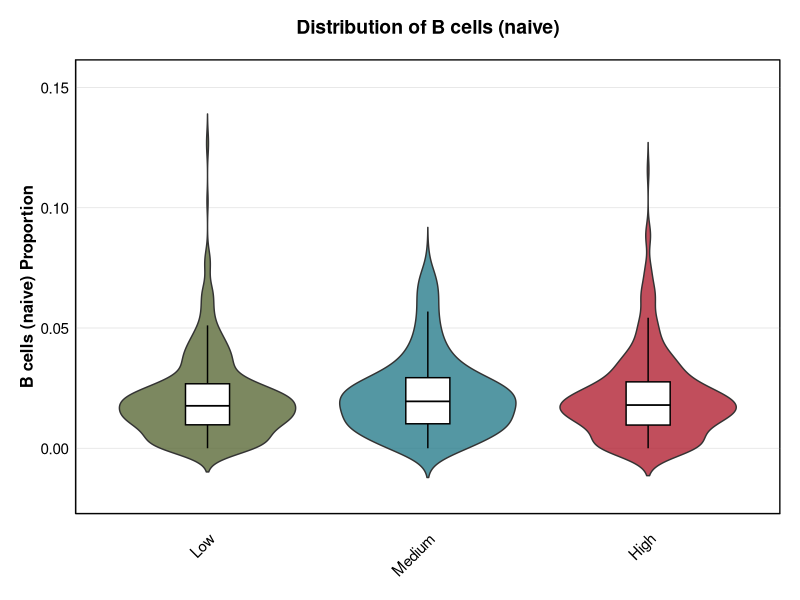
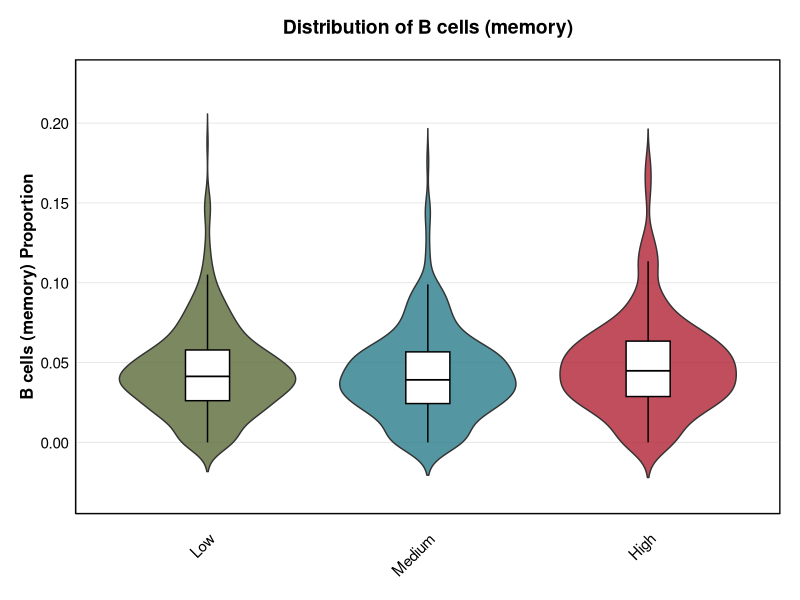
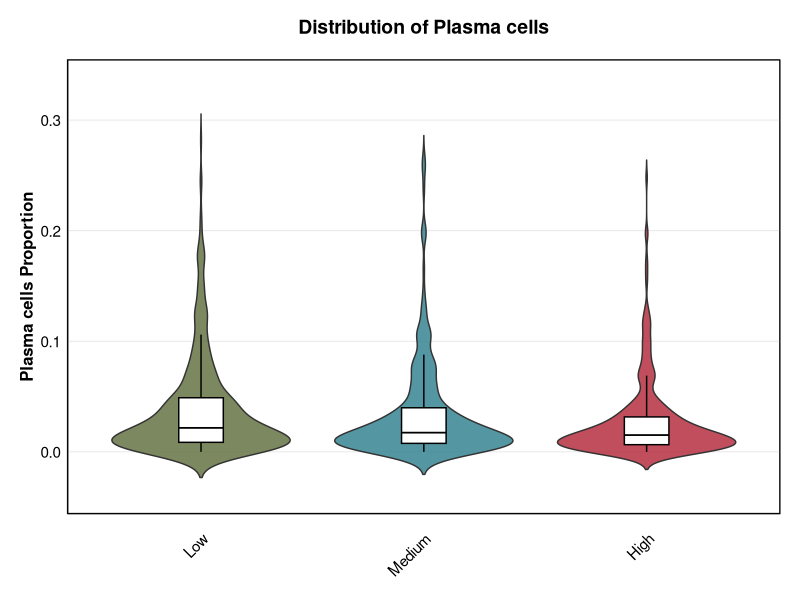
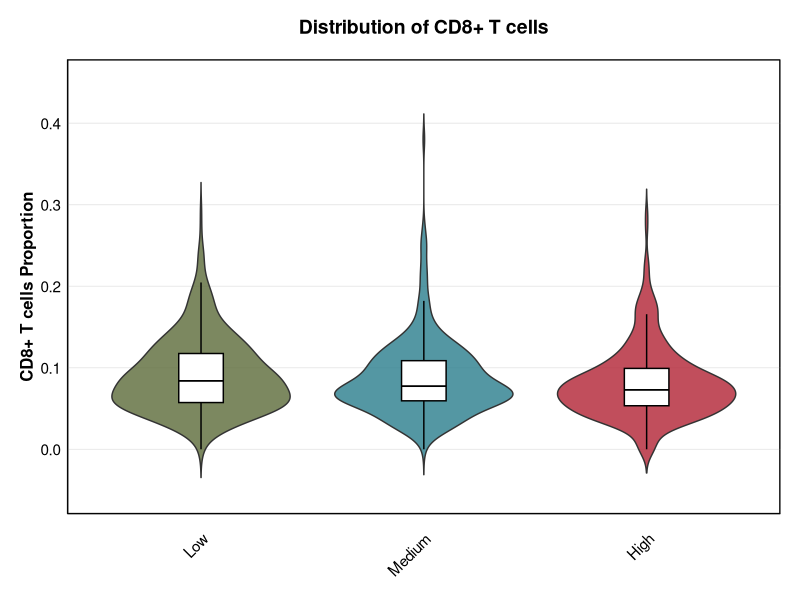
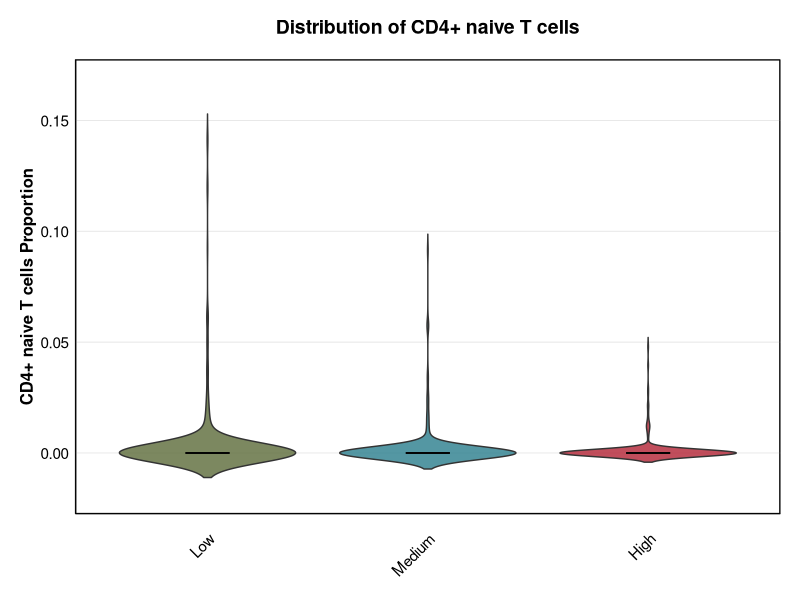
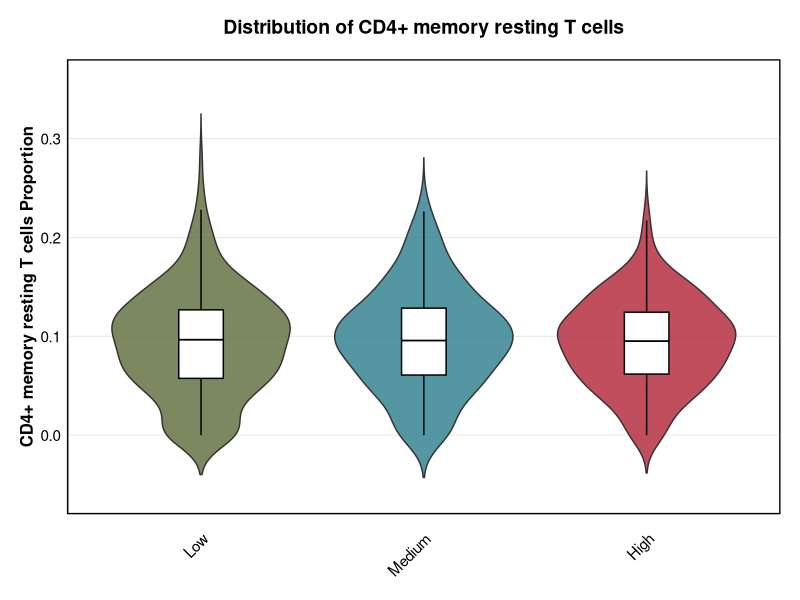
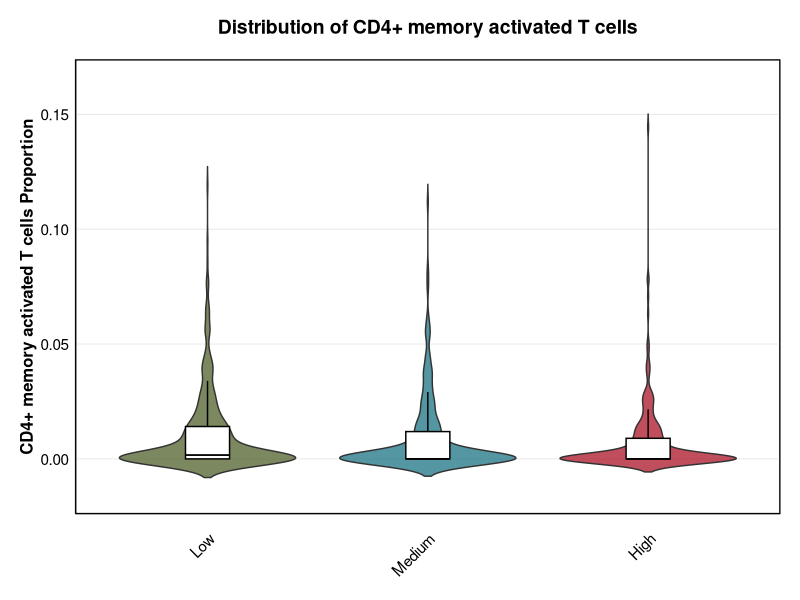
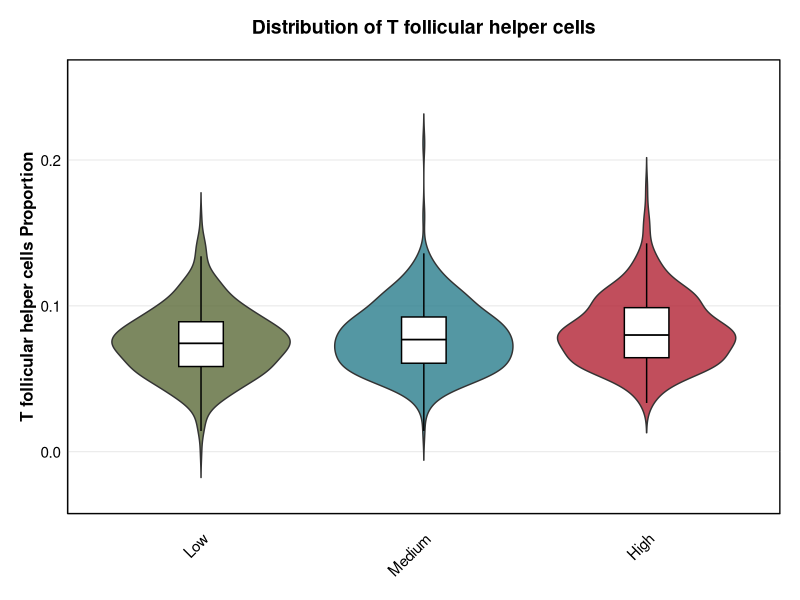

Reproduce these figures in R, in order.
# Load required libraries
library(ggplot2)
library(dplyr)
library(tidyr)
library(patchwork)  # For combining plots

# Set the output directory for plots
plot_dir <- "METABRIC Plots"
if (!dir.exists(plot_dir)) {
  dir.create(plot_dir)
}

# Define the single_plot_theme
single_plot_theme <- theme_minimal() +
  theme(
    # Title styling
    plot.title = element_text(size = 14, face = "bold", hjust = 0.5, margin = margin(b = 15)),
    # Axis styling
    axis.title = element_text(size = 12, face = "bold"),
    axis.text = element_text(size = 11, color = "black"),
    axis.text.x = element_text(angle = 45, hjust = 1, margin = margin(t = 10)),
    # Grid styling
    panel.grid.major.x = element_blank(),
    panel.grid.minor = element_blank(),
    panel.grid.major.y = element_line(color = "gray90", linewidth = 0.3),
    # Border styling
    panel.border = element_rect(colour = "black", fill = NA, linewidth = 0.7),
    # Background
    panel.background = element_rect(fill = "white"),
    # Margins
    plot.margin = unit(c(0.5, 0.5, 0.5, 0.5), "cm")
  )

# Read PR stratification data
pr_data <- read.delim("../PR_stratificationIDs.txt")

# Create three dataframes based on PR levels
PR_Low <- pr_data[pr_data$PR_Quartile %in% c("PR_low", "PR_negative"), ]
PR_Medium <- pr_data[pr_data$PR_Quartile == "PR_medium", ]
PR_High <- pr_data[pr_data$PR_Quartile == "PR_high", ]

# Read CIBERSORT results
cibersort_low <- read.delim("../CibersortResults_PR_Low .txt")
cibersort_mid <- read.delim("../CibersortResults_PRmid.txt")
cibersort_high <- read.delim("../CIBERSORTx_Results_PR_high.txt")

# Add PR category to each dataset
cibersort_low$PR_Category <- "Low"
cibersort_mid$PR_Category <- "Medium"
cibersort_high$PR_Category <- "High"

# Combine all datasets
cibersort_all <- bind_rows(cibersort_low, cibersort_mid, cibersort_high)

# Define all cell types with their proper labels
cell_type_labels <- c(
  # B cells
  "B.cells.naive" = "B cells (naive)",
  "B.cells.memory" = "B cells (memory)",
  "Plasma.cells" = "Plasma cells",
  
  # T cells
  "T.cells.CD8" = "CD8+ T cells",
  "T.cells.CD4.naive" = "CD4+ naive T cells",
  "T.cells.CD4.memory.resting" = "CD4+ memory resting T cells",
  "T.cells.CD4.memory.activated" = "CD4+ memory activated T cells",
  "T.cells.follicular.helper" = "T follicular helper cells",
  "T.cells.regulatory..Tregs." = "Regulatory T cells (Tregs)",
  "T.cells.gamma.delta" = "Gamma T cells",
  
  # NK cells
  "NK.cells.resting" = "NK cells (resting)",
  "NK.cells.activated" = "NK cells (activated)",
  
  # Myeloid cells
  "Monocytes" = "Monocytes",
  "Macrophages.M0" = "Macrophages M0",
  "Macrophages.M1" = "Macrophages M1",
  "Macrophages.M2" = "Macrophages M2",
  "Dendritic.cells.resting" = "Dendritic cells (resting)",
  "Dendritic.cells.activated" = "Dendritic cells (activated)",
  
  # Other immune cells
  "Mast.cells.resting" = "Mast cells (resting)",
  "Mast.cells.activated" = "Mast cells (activated)",
  "Eosinophils" = "Eosinophils",
  "Neutrophils" = "Neutrophils"
)

cell_types <- names(cell_type_labels)

# Set PR_Category as factor with correct order
cibersort_all$PR_Category <- factor(cibersort_all$PR_Category, 
                                   levels = c("Low", "Medium", "High"))

# Create enhanced publication-ready theme
publication_theme <- theme_minimal() + theme(
  # Title styling
  plot.title = element_text(size = 14, face = "bold", hjust = 0.5, margin = margin(b = 15)),
  # Axis styling
  axis.title.y = element_text(size = 12, face = "bold"),
  axis.title.x = element_blank(),  # Remove x-axis title
  axis.text = element_text(size = 11, color = "black"),
  axis.text.x = element_text(angle = 45, hjust = 1, margin = margin(t = 10)),
  # Grid styling
  panel.grid.major.x = element_blank(),
  panel.grid.minor = element_blank(),
  # Border styling
  panel.border = element_rect(colour = "black", fill = NA, linewidth = 0.7),
  # Legend styling
  legend.title = element_text(size = 12, face = "bold"),
  legend.text = element_text(size = 11),
  legend.position = "none",  # Remove legend since it's redundant
  # Margins and background
  plot.margin = unit(c(0.5, 0.5, 0.5, 0.5), "cm"),
  panel.background = element_rect(fill = "white"),
  strip.background = element_rect(fill = "white"),
  strip.text = element_text(size = 12, face = "bold")
)

# Define color palette
pr_colors <- c(
  "Low" = "#5C6B39",    # Rich Olive Green
  "Medium" = "#2A7D8C", # Deep Teal
  "High" = "#B22234"    # Crimson Red
)

create_violin_plot <- function(data, x_var, y_var, fill_var = NULL, 
                             title = NULL, y_lab = NULL,
                             color_palette = NULL) {
  
  # Base plot
  p <- ggplot(data, aes_string(x = x_var, y = y_var))
  
  # Add fill aesthetic if provided
  if (!is.null(fill_var)) {
    p <- p + aes_string(fill = fill_var)
  }
  
  # Add violin layer
  p <- p + geom_violin(trim = FALSE, 
                      alpha = 0.8,
                      scale = "width", 
                      adjust = 1.2,
                      width = 0.8)
  
  # Add internal boxplot with more visible parameters
  p <- p + geom_boxplot(width = 0.2,
                       alpha = 1,
                       outlier.shape = NA,
                       fill = "white",
                       color = "black",
                       fatten = 1.2)
  
  # Add custom color palette if provided
  if (!is.null(color_palette)) {
    p <- p + scale_fill_manual(values = color_palette)
  }
  
  # Add labels
  p <- p + labs(title = title,
                y = y_lab)
  
  # Y-axis expansion
  p <- p + scale_y_continuous(expand = expansion(mult = c(0.1, 0.15)))
  
  # Apply publication theme with additional styling
  p <- p + publication_theme + 
    theme(
      panel.grid.major.y = element_line(color = "gray90", linewidth = 0.3),
      panel.grid.major.x = element_blank(),
      axis.line = element_line(color = "black", linewidth = 0.3)
    )
  
  return(p)
}

# Generate violin plots for each cell type using the new function
for (cell_type in cell_types) {
  # Create plot title and get proper cell type label
  plot_title <- paste("Distribution of", cell_type_labels[cell_type])
  
  # Create plot using the new function
  p <- create_violin_plot(
    data = cibersort_all,
    x_var = "PR_Category",
    y_var = cell_type,
    fill_var = "PR_Category",
    title = plot_title,
    y_lab = paste(cell_type_labels[cell_type], "Proportion"),
    color_palette = pr_colors
  )
  
  # Save plot
  ggsave(
    filename = file.path(plot_dir, paste0(cell_type, "_violin.pdf")),
    plot = p,
    width = 8,
    height = 7,
    units = "in",
    dpi = 300
  )
}

# Create a summary statistics table
summary_stats <- cibersort_all %>%
  group_by(PR_Category) %>%
  summarise(across(all_of(cell_types), 
                  list(
                    mean = ~mean(., na.rm = TRUE),
                    sd = ~sd(., na.rm = TRUE),
                    median = ~median(., na.rm = TRUE)
                  ))) %>%
  ungroup()

# Save summary statistics
write.csv(summary_stats, file.path(plot_dir, "summary_statistics.csv"), row.names = FALSE)


##### Adaptive Immune Cell Jittered Plot - All subsets in one graph #####

# Step 1: Define adaptive immune cell types and their labels
adaptive_cell_labels <- c(
  # B cells
  "B.cells.naive" = "Naive B cells",
  "B.cells.memory" = "Memory B cells",
  "Plasma.cells" = "Plasma cells",
  
  # T cells
  "T.cells.CD8" = "CD8+ T cells",
  "T.cells.CD4.naive" = "CD4+ naive T cells",
  "T.cells.CD4.memory.resting" = "CD4+ memory\nresting T cells",
  "T.cells.CD4.memory.activated" = "CD4+ memory\nactivated T cells",
  "T.cells.follicular.helper" = "T follicular\nhelper cells",
  "T.cells.regulatory..Tregs." = "Tregs",
  "T.cells.gamma.delta" = "Gamma T cells"
)

adaptive_cell_types <- names(adaptive_cell_labels)

# Step 2: Prepare the data for plotting
adaptive_cell_data <- cibersort_all %>%
  select(PR_Category, all_of(adaptive_cell_types)) %>%
  pivot_longer(
    cols = all_of(adaptive_cell_types),
    names_to = "Cell_Type",
    values_to = "Proportion"
  ) %>%
  mutate(
    Cell_Type = factor(Cell_Type, 
                      levels = adaptive_cell_types,
                      labels = adaptive_cell_labels[adaptive_cell_types])
  )

# Step 3: Create the combined plot
adaptive_cells_plot <- ggplot(adaptive_cell_data, 
                            aes(x = Cell_Type, 
                                y = Proportion, 
                                fill = PR_Category,
                                color = PR_Category)) +
  # Add points with position_jitterdodge
  geom_point(position = position_jitterdodge(jitter.width = 0.2, dodge.width = 0.9),
             size = 1,
             alpha = 0.5) +
  # Add boxplot layer
  geom_boxplot(position = position_dodge(0.9),
               width = 0.6,
               alpha = 0,  # Transparent fill
               outlier.shape = NA,  # No outlier points (shown in jitter)
               color = "black",
               size = 0.5) +  # Thinner box lines
  # Add styling
  scale_fill_manual(values = pr_colors) +
  scale_color_manual(values = pr_colors) +
  scale_y_continuous(expand = expansion(mult = c(0.1, 0.15))) +
  labs(title = "Adaptive Immune Cell Distribution by PR Category",
       x = "Cell Type",
       y = "Cell Proportion",
       fill = "PR Category",
       color = "PR Category") +
  single_plot_theme +
  # Additional theme adjustments
  theme(legend.position = "top",
        legend.title = element_text(size = 12, face = "bold"),
        legend.text = element_text(size = 10))

# Step 4: Save the plot
ggsave(
  filename = file.path(plot_dir, "adaptive_cells_jitter.pdf"),
  plot = adaptive_cells_plot,
  width = 14,  # Wider to accommodate more cell types
  height = 8,
  units = "in",
  dpi = 300)


##### Innate Immune Cell Jitter Plot - All subsets in one graph #####

# Step 1: Define innate immune cell types and their labels
innate_cell_labels <- c(
  # NK cells
  "NK.cells.resting" = "NK cells\n(resting)",
  "NK.cells.activated" = "NK cells\n(activated)",
  
  # Myeloid cells
  "Monocytes" = "Monocytes",
  "Macrophages.M0" = "M0 Macrophages",
  "Macrophages.M1" = "M1 Macrophages",
  "Macrophages.M2" = "M2 Macrophages",
  "Dendritic.cells.resting" = "Dendritic cells\n(resting)",
  "Dendritic.cells.activated" = "Dendritic cells\n(activated)",
  
  # Other innate cells
  "Mast.cells.resting" = "Mast cells\n(resting)",
  "Mast.cells.activated" = "Mast cells\n(activated)",
  "Eosinophils" = "Eosinophils",
  "Neutrophils" = "Neutrophils"
)

innate_cell_types <- names(innate_cell_labels)

# Step 2: Prepare the data for plotting
innate_cell_data <- cibersort_all %>%
  select(PR_Category, all_of(innate_cell_types)) %>%
  pivot_longer(
    cols = all_of(innate_cell_types),
    names_to = "Cell_Type",
    values_to = "Proportion"
  ) %>%
  mutate(
    Cell_Type = factor(Cell_Type, 
                      levels = innate_cell_types,
                      labels = innate_cell_labels[innate_cell_types])
  )

# Step 3: Create the combined plot
innate_cells_plot <- ggplot(innate_cell_data, 
                           aes(x = Cell_Type, 
                               y = Proportion, 
                               fill = PR_Category,
                               color = PR_Category)) +
  # Add points with position_jitterdodge
  geom_point(position = position_jitterdodge(jitter.width = 0.2, dodge.width = 0.9),
             size = 1,
             alpha = 0.5) +
  # Add boxplot layer
  geom_boxplot(position = position_dodge(0.9),
               width = 0.6,
               alpha = 0,  # Transparent fill
               outlier.shape = NA,  # No outlier points (shown in jitter)
               color = "black",
               size = 0.5) +  # Thinner box lines
  # Add styling
  scale_fill_manual(values = pr_colors) +
  scale_color_manual(values = pr_colors) +
  scale_y_continuous(expand = expansion(mult = c(0.1, 0.15))) +
  labs(title = "Innate Immune Cell Distribution by PR Category",
       x = "Cell Type",
       y = "Cell Proportion",
       fill = "PR Category",
       color = "PR Category") +
  single_plot_theme +
  # Additional theme adjustments
  theme(legend.position = "top",
        legend.title = element_text(size = 12, face = "bold"),
        legend.text = element_text(size = 10))

# Step 4: Save the plot
ggsave(
  filename = file.path(plot_dir, "innate_cells_jitter.pdf"),
  plot = innate_cells_plot,
  width = 14,  # Slightly wider to accommodate more cell types
  height = 8,
  units = "in",
  dpi = 300)


  #### Myeloid Cell Jittered Plot ####

##### Myeloid Cell Jittered Plot - Monocytes and Macrophage Subsets #####

# Step 1: Define myeloid cell types and their labels
myeloid_cell_labels <- c(
  "Monocytes" = "Monocytes",
  "Macrophages.M0" = "M0 Macrophages",
  "Macrophages.M1" = "M1 Macrophages",
  "Macrophages.M2" = "M2 Macrophages"
)

myeloid_cell_types <- names(myeloid_cell_labels)

# Step 2: Prepare the data for plotting
myeloid_cell_data <- cibersort_all %>%
  select(PR_Category, all_of(myeloid_cell_types)) %>%
  pivot_longer(
    cols = all_of(myeloid_cell_types),
    names_to = "Cell_Type",
    values_to = "Proportion"
  ) %>%
  mutate(
    Cell_Type = factor(Cell_Type, 
                      levels = myeloid_cell_types,
                      labels = myeloid_cell_labels[myeloid_cell_types])
  )

# Step 3: Create the combined plot
myeloid_cells_plot <- ggplot(myeloid_cell_data, 
                            aes(x = Cell_Type, 
                                y = Proportion, 
                                fill = PR_Category,
                                color = PR_Category)) +
  # Add points with position_jitterdodge
  geom_point(position = position_jitterdodge(jitter.width = 0.2, dodge.width = 0.9),
             size = 1.2,  # Slightly larger points for better visibility
             alpha = 0.5) +
  # Add boxplot layer
  geom_boxplot(position = position_dodge(0.9),
               width = 0.6,
               alpha = 0,  # Transparent fill
               outlier.shape = NA,  # No outlier points (shown in jitter)
               color = "black",
               size = 0.5) +  # Thinner box lines
  # Add styling
  scale_fill_manual(values = pr_colors) +
  scale_color_manual(values = pr_colors) +
  scale_y_continuous(expand = expansion(mult = c(0.1, 0.15))) +
  labs(title = "Myeloid Cell Distribution by PR Category",
       x = "Cell Type",
       y = "Cell Proportion",
       fill = "PR Category",
       color = "PR Category") +
  single_plot_theme +
  # Additional theme adjustments
  theme(legend.position = "top",
        legend.title = element_text(size = 12, face = "bold"),
        legend.text = element_text(size = 10))

# Step 4: Save the plot
ggsave(
  filename = file.path(plot_dir, "myeloid_cells_jitter.pdf"),
  plot = myeloid_cells_plot,
  width = 11,  # Slightly wider to accommodate four cell types
  height = 8,
  units = "in",
  dpi = 300)